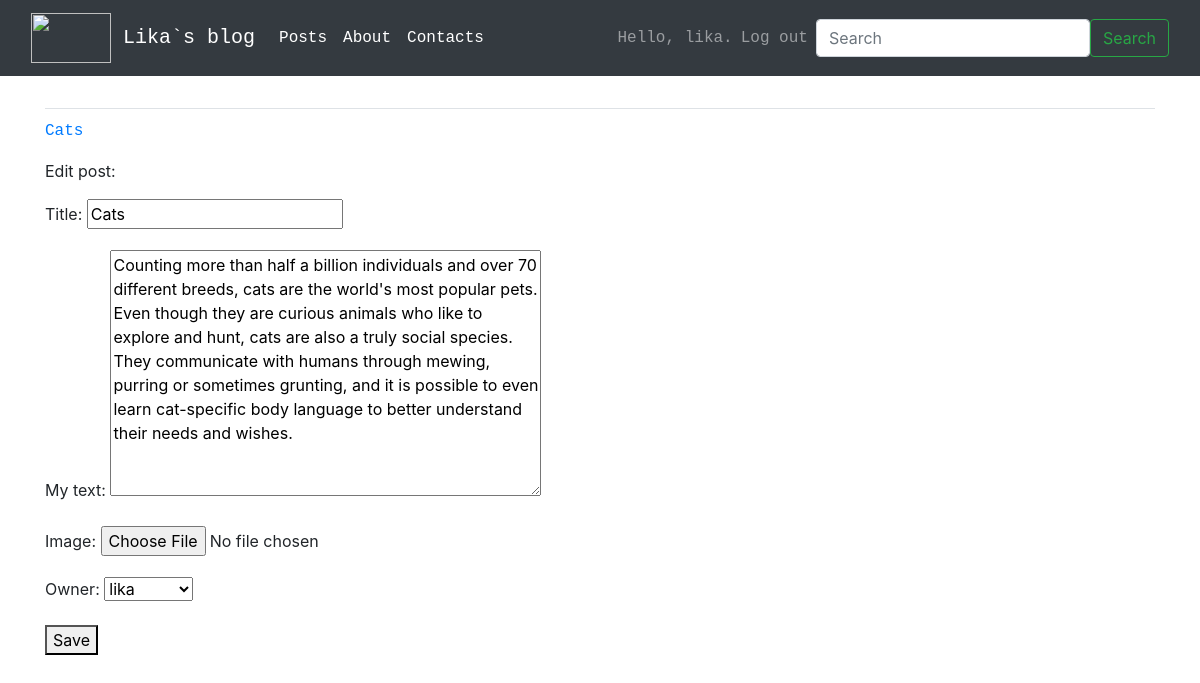
Page /edit_post/1/ (signed in) on the committed database.
### blogs/models.py (models this page shows)
class BlogPost(models.Model):
    title = models.CharField(max_length=200, db_index=True)
    text = models.TextField()
    image = models.ImageField(upload_to='images/%Y/%m/%d/', blank=True)
    date_added = models.DateTimeField(auto_now_add=True)
    owner = models.ForeignKey(User, on_delete=models.CASCADE) #on_delete=, blank=True, null=True
    def __str__(self):
        return self.title

### blogs/views.py (the view)
# urls.py: path('edit_post/<int:post_id>/', views.edit_post, name='edit_post'),
@login_required
def edit_post(request, post_id):
    post = BlogPost.objects.get(id=post_id)
    if post.owner != request.user:
        raise Http404
    if request.method != 'POST':
        form = PostForm(instance=post)
    else:
        form = PostForm(instance=post, data=request.POST)
        if form.is_valid():
            form.save()
            return redirect('blogs:post', post_id=post.id)
    context = {'post': post, 'form': form}
    return render(request, 'blogs/edit_post.html', context)

### blogs/forms.py
class PostForm(forms.ModelForm):
    class Meta:
        model = BlogPost
        fields = ['title', 'text', 'image','owner']
        labels = {'title': 'Title', 'text': 'My text'}

### blogs/templates/blogs/edit_post.html (shortened to what this page needs)
{% extends "blogs/base.html" %}
{% block content %}
  <p><a href="{% url 'blogs:post' post.id %}">{{ post }}</a></p>
  <p>Edit post: </p>
  <form action = "{% url 'blogs:edit_post' post.id %}" method='post'>
      {{ form.as_p }}
      <button name="submit">Save</button>
  </form>
{% endblock content %}

### blogs/templates/blogs/base.html (shortened to what this page needs)
{% load bootstrap4 %}
<!doctype html>
<html lang="en">
  <head>
    {% bootstrap_css %}
  </head>
  <body>
    <nav class="navbar navbar-expand-md navbar-dark bg-dark mb-4">
      <div class="container-fluid">
        <a class="navbar-brand" href="{% url 'blogs:index' %}">
          <img src="https://c.tenor.com/0tBle4PB_hcAAAAC/sailor-moon-mad.gif" alt="" width="80" height="50"> Lika`s blog </a>
        <div class="collapse navbar-collapse" id="navbarCollapse">
          <ul class="navbar-nav me-auto mb-2 mb-md-0">
            <li class="nav-item">
              <a class="nav-link active" aria-current="page" href="{% url 'blogs:posts' %}">Posts</a>
            </li>
            <li class="nav-item">
              <a class="nav-link active" aria-current="page">About</a>
            </li>
            <li class="nav-item">
              <a class="nav-link active" aria-current="page">Contacts</a>
            </li>
          </ul>
          <ul class="navbar-nav ml-auto">
            {% if user.is_authenticated %}
              <li class="nav-item">
                <span class="navbar-text"}>Hello, {{ user.username }}.</span>
              </li>
              <li class="nav-item">
                <a class="nav-link" href="{% url 'users:logout' %}">Log out</a>
              </li>
            {% else %}
            <li class="nav-item">
              <a class="btn btn-dark" href="{% url 'users:register' %}" role="button" target="_blank">Register</a>
            </li>
            <li class="nav-item">
              <a class="nav-link" href="{% url 'users:login' %}">Log in</a></li>
            {% endif%}
          </ul>
          <form class="d-flex" role="search" action="{% url 'blogs:posts' %}">
            <input class="form-control me-2" type="search" placeholder="Search" aria-label="Search" name="search">
            <button class="btn btn-outline-success" type="submit">Search</button>
          </form>
        </div>
      </nav>
      <main role="main" class="container">
        <div class="pb-2 mb-2 border-bottom">
        </div>
        <div>
          {% block content %}{% endblock content %}
        </div>
      </main>
</body>
</html>

### blogs/templates/blogs/base.html (style rules this page uses)
ul li { font-family: Courier New, monospace; }
a { font-family: OCR A Std, monospace; }

### rows in the picture
BlogPost: title "Cats", text "Counting more than half a billion individuals and over 70 different breeds, cats are the world's most popular pets. Even though they are curious animals who like to explore and hunt, cats are also a truly social species. They communicate with humans through mewing, purring or sometimes grunting, and it is possible to even learn cat-specific body language to better understand their needs and wishes.", owner "lika"

### other values in the picture
{{ user.username }} "lika"
